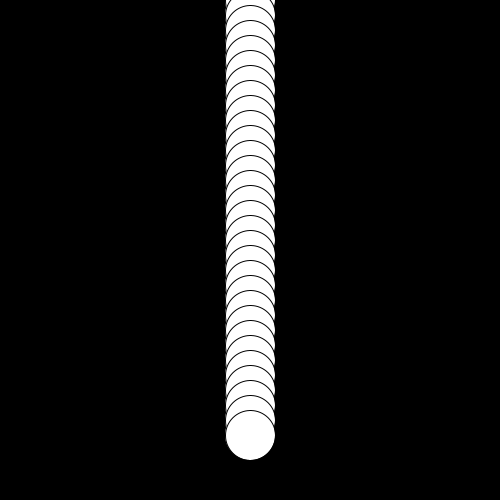
Frame 1 (no input)
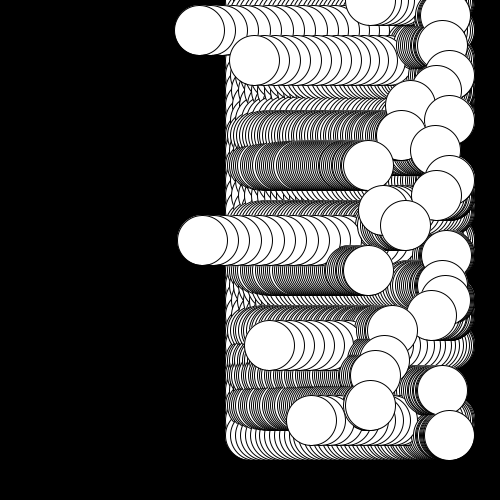
Frame 60 (the mouse pressed at the canvas centre just before this capture)
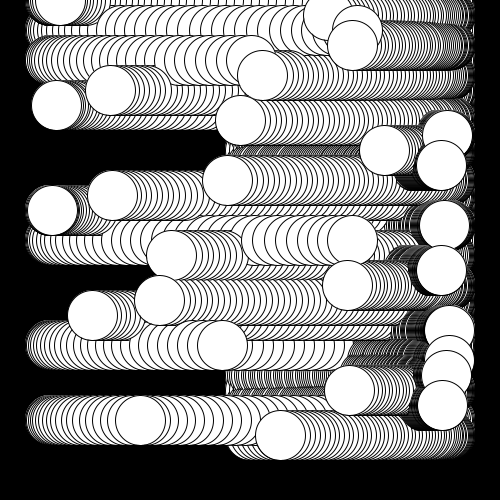
Frame 120 (the mouse held since frame 60 and released just before this capture)

The Processing sketch that drew these frames (run headless with seeded random() and noise(); from frame 60 on, the mouse is pressed at the canvas centre):

// Processing sketch: question4
// ── question4.pde
float phase[] = new float[30];
float speed[] = new float[30];

void setup(){
  size(500,500);
  background(0);
  for(int i = 0; i < 30; i++){
     speed[i] = random(0.05) + 0.01; 
  }
}

void draw(){
  clear();
  for(int i = 0; i < 30; i++){
    ellipse(sin(phase[i]) * 200 + 250, 15*i, 50,50);
    phase[i] += speed[i];
  }
}
